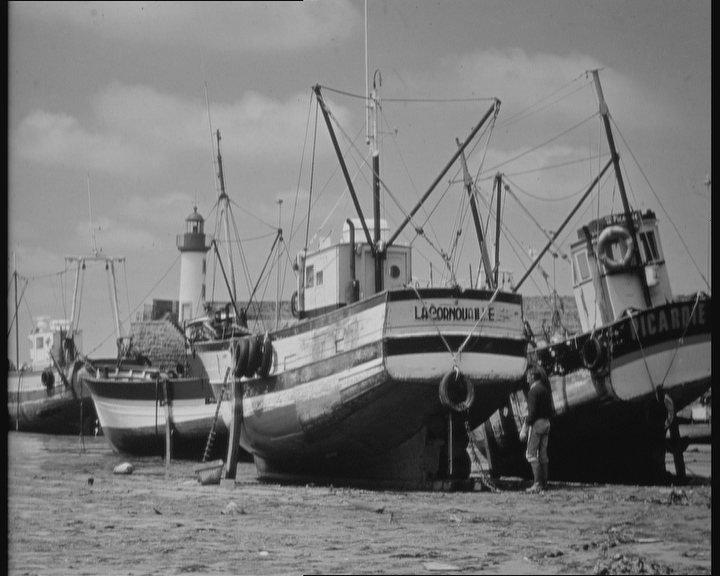
#> input picture data/boat.bmp, 720 x 576 px
$ python perspective1.py
#> lines starting #> are read from the running program, lines starting #| are printed output that depends on the picture
# _*_ coding: utf-8 _*_

"""
  @Time    : 2023.08.30 17:34
  @File    : perspective1.py
  @Project : opencv_tutorial
  @Author  : Saitama
  @IDE     : PyCharm
  @Des     : 透视变换 - cv.warpPerspective()
  和仿射变换的不同点，仿射需要三个点，透视需要四个点
"""

import cv2 as cv
import numpy as np

img = cv.imread("../data/boat.bmp")
#> img is the input picture: shape (576, 720, 3); min 3, max 220, mean 120

h, w = img.shape[:2]
#> h = 576; w = 720

# 变换前后四个点的坐标
p1 = np.float32([[150, 50], [400, 50], [60, 450], [310, 450]])
p2 = np.float32([[50, 50], [h - 50, 50], [50, w - 50], [h - 50, w - 50]])

M = cv.getPerspectiveTransform(p1, p2)

dst = cv.warpPerspective(img, M, dsize=(w, h))
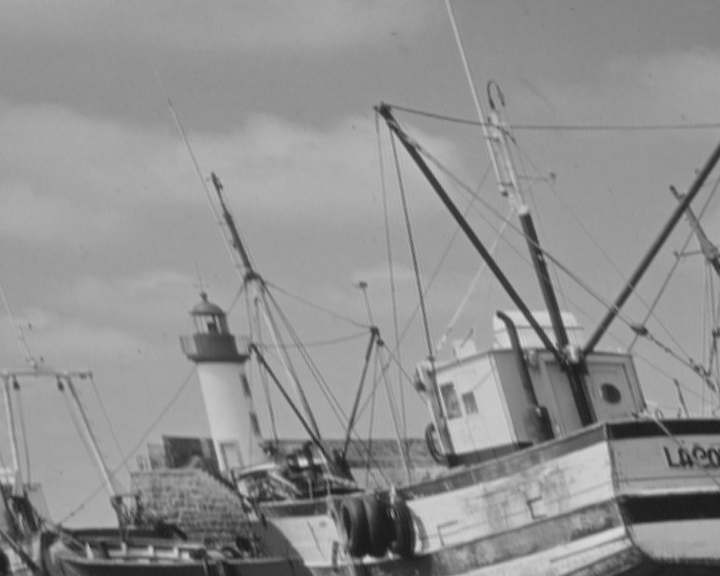
#> dst: shape (576, 720, 3); min 24, max 219, mean 144.4

cv.imshow("img", img)
cv.imshow("dst", dst)

cv.waitKey()
cv.destroyAllWindows()
